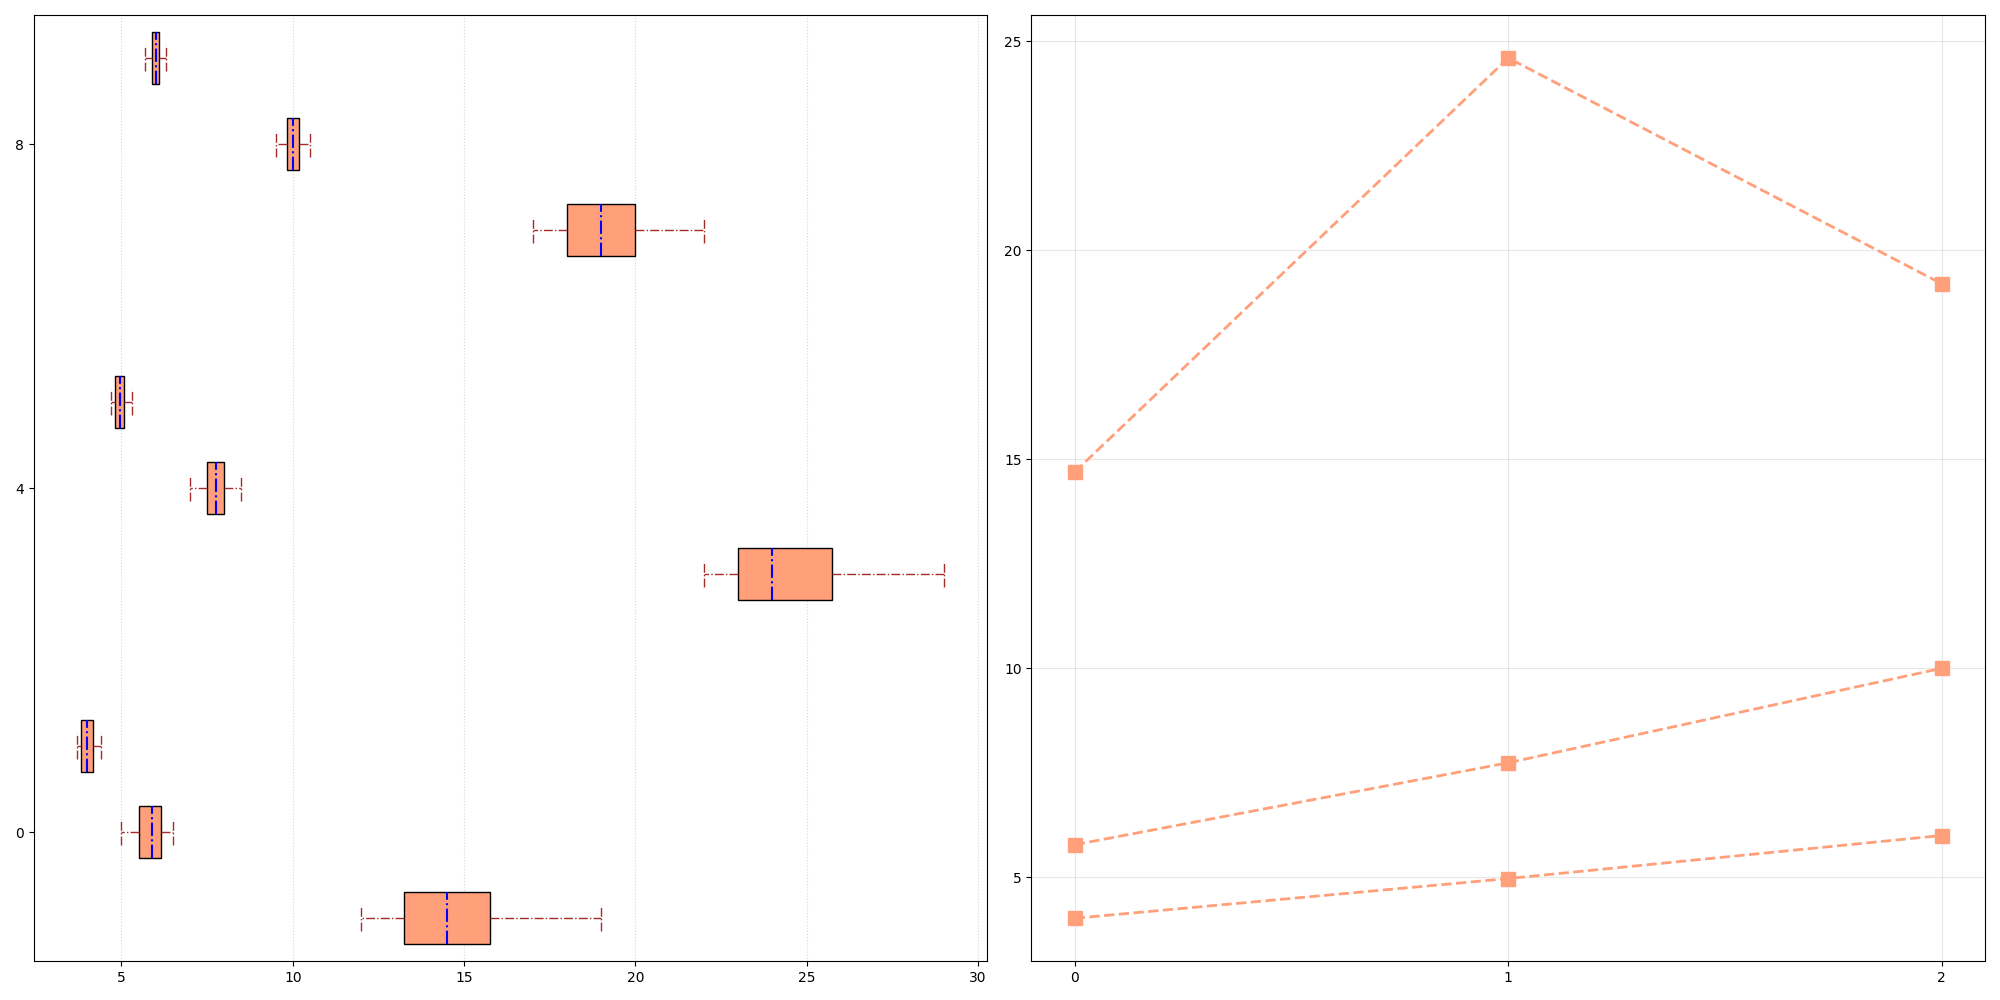

Write Python code to recreate this figure.
import matplotlib.pyplot as plt
import numpy as np

# Data for crop yields (in kg) over three seasons: spring, summer, and autumn
tomato_yields = [
    [12, 15, 14, 13, 12, 16, 17, 19, 14, 15],  # Spring
    [22, 24, 23, 25, 22, 28, 29, 26, 24, 23],  # Summer
    [18, 19, 20, 17, 19, 18, 21, 22, 20, 18]   # Autumn
]

carrot_yields = [
    [5, 6, 5.5, 6.2, 6.5, 5.8, 6.3, 5, 5.5, 6],  # Spring
    [7, 7.5, 8, 7.8, 7.5, 7.2, 8.5, 8, 7.7, 8.2], # Summer
    [10, 9.8, 10.2, 9.5, 10, 10.1, 9.7, 10.3, 10.5, 9.9]  # Autumn
]

lettuce_yields = [
    [4, 3.8, 4.2, 4.1, 4, 3.9, 4.3, 3.7, 4.4, 3.8],  # Spring
    [5, 4.8, 4.9, 5.2, 4.9, 4.7, 5.3, 5, 5.1, 4.8],  # Summer
    [6, 5.8, 6.1, 5.9, 6, 5.7, 6.2, 5.9, 6.3, 6.1]   # Autumn
]

data = [tomato_yields, carrot_yields, lettuce_yields]
seasons = ["Spring", "Summer", "Autumn"]
common_color = '#FFA07A'  # Single color for all data groups

fig, axes = plt.subplots(1, 2, figsize=(20, 10))
positions = np.array(range(len(seasons))) * 4

# Horizontal Box Plot
for i, yields in enumerate(data):
    pos = positions + i
    bp = axes[0].boxplot(yields, positions=pos, widths=0.6, patch_artist=True, notch=False, vert=False)
    for patch in bp['boxes']:
        patch.set_facecolor(common_color)
    for whisker in bp['whiskers']:
        whisker.set(color='brown', linestyle='-.', linewidth=1)
    for cap in bp['caps']:
        cap.set(color='brown', linestyle='-.', linewidth=1)
    for median in bp['medians']:
        median.set(color='blue', linewidth=1.5, linestyle='-.')

axes[0].set_yticks(positions + 1)
axes[0].grid(axis='x', linestyle=':', alpha=0.5)

# Line Plot for average yields
seasonal_averages = {
    'Spring': [
        np.mean(tomato_yields[0]),
        np.mean(carrot_yields[0]),
        np.mean(lettuce_yields[0])
    ],
    'Summer': [
        np.mean(tomato_yields[1]),
        np.mean(carrot_yields[1]),
        np.mean(lettuce_yields[1])
    ],
    'Autumn': [
        np.mean(tomato_yields[2]),
        np.mean(carrot_yields[2]),
        np.mean(lettuce_yields[2])
    ]
}

x_pos = np.arange(len(seasons))
average_values = [
    [season[0] for season in seasonal_averages.values()],  # Tomatoes
    [season[1] for season in seasonal_averages.values()],  # Carrots
    [season[2] for season in seasonal_averages.values()]   # Lettuce
]

for i in range(len(data)):
    axes[1].plot(x_pos, average_values[i], marker='s', linestyle='--', linewidth=2, markersize=10, color=common_color)

axes[1].set_xticks(x_pos)
axes[1].grid(axis='both', linestyle='-', alpha=0.3)

plt.tight_layout()
plt.show()
